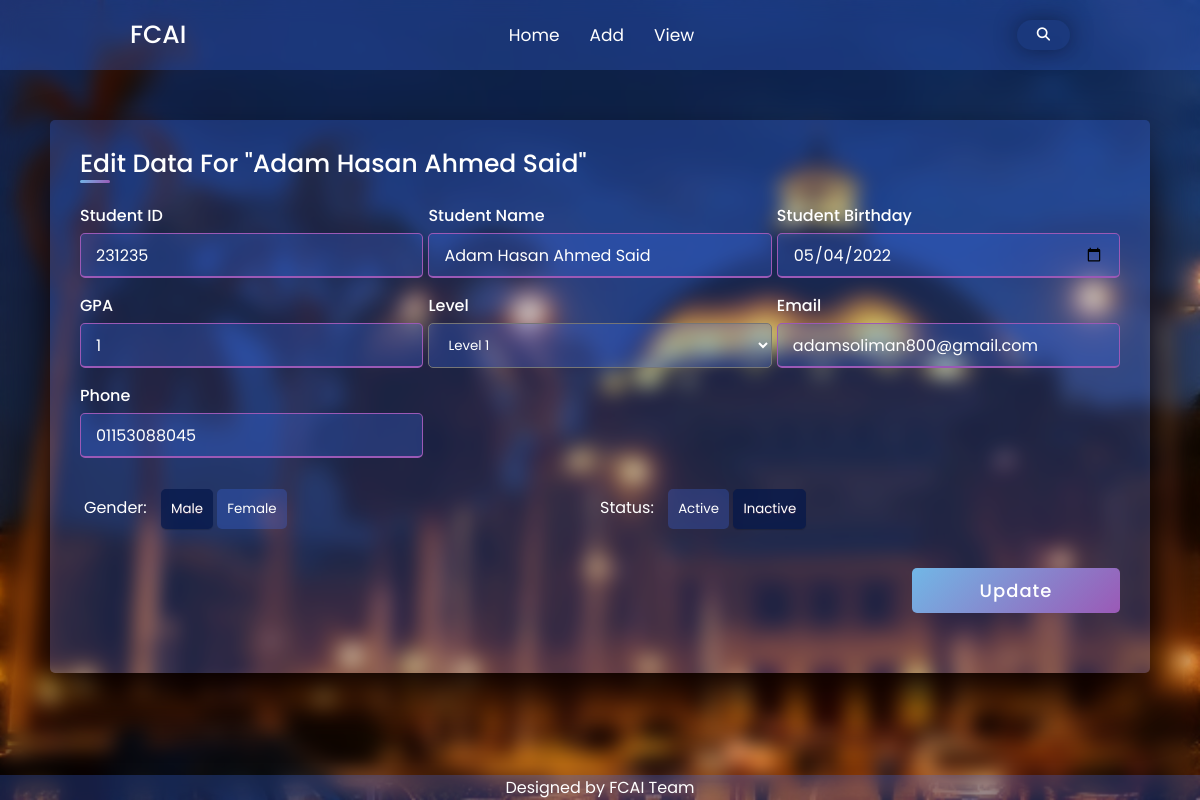
The page /edit/27 on the database its author committed.
### student/models.py (models this page shows)
class Student(models.Model):
    sid = models.IntegerField()
    sBD = models.DateField()
    name = models.CharField(max_length = 500)
    phone = models.CharField(max_length=11)
    email = models.CharField(max_length = 500)
    level = models.CharField(max_length = 10)
    Dpt = models.CharField(max_length = 200, null=True, blank=True)
    sgpa = models.CharField(max_length=200)
    level = models.CharField(max_length=200)
    gender = models.BooleanField(default= True)
    stat = models.BooleanField(default = True)

### student/views.py (the view)
# urls.py: path('edit/<int:id>' , views.Edit , name = 'Edit'),
def Edit(request, id):
    editStudent = Student.objects.get(id = id)
    return render(request , 'student/Edit.html', {'editStudent' : editStudent})

### templates/student/Edit.html (shortened to what this page needs)
{% load static %}
<!DOCTYPE html>
<html lang="en">
<head>
    <link rel="stylesheet" href="{% static 'css/styles.css' %}">
    <link href='https://unpkg.com/boxicons@2.1.1/css/boxicons.min.css' rel='stylesheet'>
    <link rel="stylesheet" href="https://cdnjs.cloudflare.com/ajax/libs/font-awesome/6.1.1/css/all.min.css" />
</head>
<body>
        <header>
            <nav>
                <div class="nav-bar">
                    <span class="logo"><a href="#">FCAI</a></span>
                    <div class="menu">
                        <ul class="nav-links">
                            <li><a href="{% url 'index' %}">Home</a></li>
                            <li><a href="{% url 'add' %}">Add</a></li>
                            <li><a href="{% url 'view' %}">View</a></li>
                        </ul>
                    </div>
                    <form class="searchContainer"  method=POST  action = "{% url 'result' %}">
                        <button type="submit" class="searchBtn">
                          <i class="fas fa-search"></i>
                        </button>
                      </form>
                </div>
            </nav>
        </header>
    <section>
        <div class="addForm">
            <div class="addTitle">Edit Data For "{{editStudent.name}}"</div>
            <div class="addFormContent">
              <form action="{% url 'editting' editStudent.id %}" id="form" method = POST>
                <div class="stdDetails addCustomDisplay">
                  <div class="input-box editInputWidth">
                    <label for="ID">Student ID</label>
                    <input type="number" id="ID" name="id" value="{{editStudent.sid}}" required>
                  </div>
                  <div class="input-box editInputWidth">
                    <label for="name">Student Name</label>
                    <input type="text" id="name" name="name" value="{{editStudent.name}}" required>
                  </div>
                  <div class="input-box editInputWidth">
                    <label for="BD">Student Birthday</label>
                    <input type="date" id="Bd" name="Birthday"required value="{{editStudent.sBD|date:'Y-m-d'}}">
                  </div>
                  <div class="input-box editInputWidth">
                    <label for="GPA">GPA</label>
                    <input type="number" id="GPA" name="GPA" value="{{editStudent.sgpa}}" required>
                  </div>
                  <div class="input-box editInputWidth">
                    <label for="level">Level</label>
                    <div class="select">
                        <select class="levelsOptions" id="levels" name = "level" onchange="getSelectValue()">
                          <option value="Level 1">Level 1</option>
                        </select>
                      </div>
                  </div>
                  <div class="input-box editInputWidth">
                    <label for="Email">Email</label>
                    <input type="email" id="email" name="email" value="{{editStudent.email}}" required>
                  </div>
                  <div class="input-box editInputWidth">
                    <label for="phone">Phone</label>
                    <input type="number" id="phone" name="phone" value="{{editStudent.phone}}" required>
                  </div>
                </div>
                <div class="radio">
                  <div class="gender">
                    <label for="gender">Gender:</label>
                    {% if editStudent.gender == True  %}
                      <input label="Male" type="radio" name="gender" value="True" checked required>
                      <input label="Female" type="radio" name="gender" value="False" required>
                    {% else %}
                      <input label="Male" type="radio" name="gender" value="True" required>
                      <input label="Female" type="radio" name="gender" value="False" checked required>
                    {% endif %}
                  </div>
                  <div class="status">
                    <label for="status">Status:</label>
                    {% if editStudent.stat == True  %}
                      <input label="Active" type="radio" name="status" value="True" checked required>
                      <input label="Inactive" type="radio" name="status" value="False" required>
                    {% else %}
                      <input label="Active" type="radio" name="status" value="True" required>
                      <input label="Inactive" type="radio" name="status" value="False" checked required>
                    {% endif %}
                  </div>
                </div>
                <div class="button">
                  <div id="status">
                  </div>
                  <input type="submit" value="Update" id="update">
                </div>
              </form>
            </div>
          </div>
    </section>
    <footer>
        <p>Designed by FCAI Team</p>
    </footer>
</body>
</html>

### static/css/styles.css (style rules this page uses)
* { margin: 0; padding: 0; box-sizing: border-box; font-family: 'Poppins', sans-serif; }
:root { --body-color: #E4E9F7; --nav-color: #4070f445; --side-nav: #010718; --text-color: #FFF; --search-bar: #F2F2F2; --search-text: #010718; --Dark-color: #24252657; }
body { min-height: 100vh; height: auto; background-image: url('../image/cover_cairo.jpg'); background-size: cover; background-position: center; backdrop-filter: blur(10px); background-repeat: no-repeat; }
#status { display: flex; justify-content: left; align-items: center; border-radius: 10px; padding: 0px 10px 0px 10px; color: var(--text-color); }
nav { top: 0; left: 0; height: 70px; width: 100%; background-color: var(--nav-color); z-index: 100; }
nav .nav-bar { position: relative; height: 100%; max-width: 1000px; width: 100%; margin: 0 auto; padding: 0 30px; display: flex; align-items: center; justify-content: space-between; }
nav .nav-bar .logo a { font-size: 25px; font-weight: 500; color: var(--text-color); text-decoration: none; }
.nav-bar .nav-links { display: flex; align-items: center; }
.nav-bar .nav-links li { margin: 0 5px; list-style: none; }
.nav-links li a { position: relative; font-size: 17px; font-weight: 400; color: var(--text-color); text-decoration: none; padding: 10px; }
.nav-links li a::before { content: ''; position: absolute; left: 50%; bottom: 0; transform: translateX(-50%); height: 6px; width: 6px; border-radius: 50%; background-color: var(--text-color); opacity: 0; transition: all 0.3s ease; }
.searchContainer { height: 30px; border-radius: 30px; padding: 10px 20px; display: flex; align-items: center; cursor: pointer; transition: 0.8s; box-shadow: 0 0 25px 0 rgba(0, 0, 0, 0.4); }
.searchContainer .searchBtn .fas { color: var(--text-color); }
.searchContainer .searchBtn { background: none; border: none; width: 100%; }
section { padding: 50px; }
.addForm { background-color: var(--nav-color); padding: 25px 30px; border-radius: 5px; box-shadow: 0 30px 50px rgb(10 0 0); margin: auto; }
.addForm .addTitle { font-size: 25px; font-weight: 500; position: relative; color: var(--text-color); }
.addForm .addTitle::before { content: ""; position: absolute; left: 0; bottom: 0; height: 3px; width: 30px; border-radius: 5px; background: linear-gradient(135deg, #71b7e6, #9b59b6); }
.addFormContent form .stdDetails { margin: 20px 0 12px 0; }
.addCustomDisplay { display: flex; flex-wrap: wrap; justify-content: space-between; }
form .stdDetails .input-box { margin-bottom: 15px; }
.editInputWidth { width: 33%; }
form .input-box label { display: block; font-weight: 500; margin-bottom: 5px; color: var(--text-color); }
.stdDetails .input-box input { height: 45px; width: 100%; color: var(--text-color); outline: none; font-size: 16px; border-radius: 5px; padding: 15px 15px; border: 1px solid rgb(99, 57, 57); border-bottom-width: 2px; transition: all 0.3s ease; background-color: var(--nav-color); }
.stdDetails .input-box input:focus, .stdDetails .input-box input:valid { border-color: #9b59b6; }
::placeholder { color: var(--text-color); font-weight: lighter; }
.radio { padding: 4px; border-radius: 3px; position: relative; display: flex; }
.gender { width: 50%; }
.radio label { color: var(--text-color); margin-right: 10px; }
.radio input { width: auto; height: 100%; appearance: none; outline: none; cursor: pointer; border-radius: 5px; padding: 10px 10px; background: var(--nav-color); color: var(--text-color); }
.radio input:checked { background-color: #05184aba; color: #fff; box-shadow: 0 1px 1px #0000002e; text-shadow: 0 1px 0px #79485f7a; }
.radio input:before { content: attr(label); display: inline-block; text-align: center; width: 100%; }
form .button { height: 45px; margin: 35px 0; display: flex; justify-content: space-between; }
form .button input { height: 100%; width: 20%; border-radius: 5px; border: none; color: #fff; font-size: 18px; font-weight: 500; letter-spacing: 1px; cursor: pointer; transition: all 0.3s ease; background: linear-gradient(135deg, #71b7e6, #9b59b6); }
.levelsOptions { width: 100%; height: 45px; border-radius: 5px; padding: 10px 15px; background-color: var(--nav-color); color: var(--text-color); }
.levelsOptions option { background-color: var(--nav-color); color: #010718; }
footer { background-color: var(--nav-color); text-align: center; bottom: 0; position: absolute; width: 100%; }
footer p { color: var(--text-color); }

### rows shown on the page
Student: name "Adam Hasan Ahmed Said", id "231235", Birthday "05/04/2022", GPA "1", email "adamsoliman800@gmail.com", phone "01153088045"
